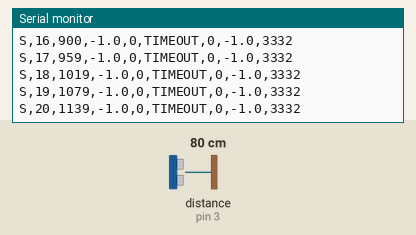
Simulated run of this sketch. Board: Arduino Uno, built with avr-gcc and run on an emulated ATmega328P. Parts: the last lines printed to the serial monitor. Wiring (inferred from the names in the program): ultrasonic range finder: trigger pin 2; echo pin 3. The test bench sets the inputs (shaded band); at power-on: distance to the obstacle (sensor on pin 3) 80 cm. The echo pulse lasts 58.3 µs per cm.

Above: at 1.2 s.
1.3 s: distance to the obstacle (sensor on pin 3) set to 2 cm
At 1.39 s:
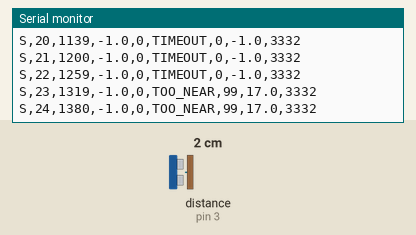
2.8 s: distance to the obstacle (sensor on pin 3) set to 4 cm
At 2.83 s:
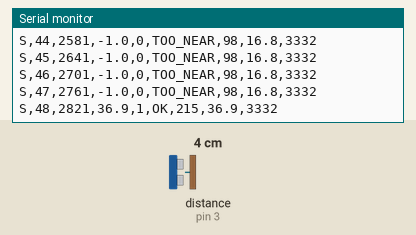
Timing chart, 0 to 5.8 s (numbered marks = the images above; inputs shaded):
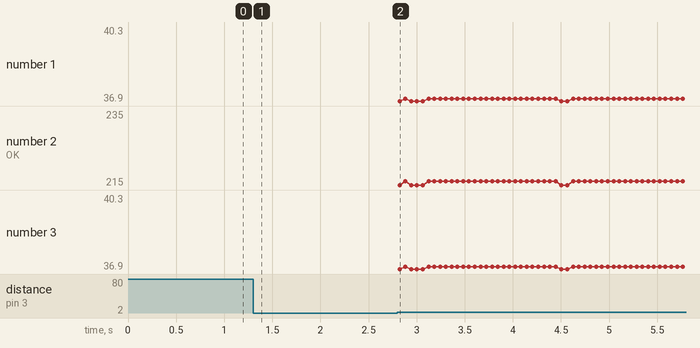

Measured:
- after the input at 1.3 s, the serial monitor: prints a new line at once (image 1)

The sketch:

ultrasonic_sensor.ino
```cpp
// Arduino IDE: Arduino UNO R4 Boards > Arduino UNO R4 WiFi 선택
// HC-SR04: VCC=5V, GND=GND, TRIG=D2, ECHO=D3
#include <Arduino.h>

constexpr uint8_t TRIG_PIN = 2;
constexpr uint8_t ECHO_PIN = 3;
constexpr uint32_t SERIAL_BAUD = 115200;
constexpr uint32_t PERIOD_US = 60000;  // 초기 측정 시작 간격: 약 60 ms
constexpr float SOUND_MM_PER_US = 0.343f;  // 약 20도 기준, 온도 보정 미적용
constexpr float MIN_DISTANCE_MM = 20.0f;
// 실측 전 임시 수집 창: 300 mm 빔 + 센서 장착 여유. 안전/중앙 거리 아님.
constexpr float MAX_DISTANCE_MM = 400.0f;
constexpr uint32_t ECHO_TIMEOUT_US =
    static_cast<uint32_t>(MAX_DISTANCE_MM * 2.0f / SOUND_MM_PER_US) + 1000;

uint32_t previousStartUs = 0;
uint32_t sequence = 0;

void setup() {
  pinMode(TRIG_PIN, OUTPUT);
  pinMode(ECHO_PIN, INPUT);
  digitalWrite(TRIG_PIN, LOW);
  Serial.begin(SERIAL_BAUD);
  // USB 연결을 무한 대기하지 않는다. 재연결 시 PC에서 새 스트림으로 처리.
  previousStartUs = micros() - PERIOD_US;
}

void loop() {
  const uint32_t nowUs = micros();
  // 부호 없는 차감으로 micros() 오버플로 처리. 지연 후 몰아서 측정하지 않음.
  if (static_cast<uint32_t>(nowUs - previousStartUs) < PERIOD_US) return;
  previousStartUs = nowUs;
  const uint32_t measuredAtMs = millis();  // 에코 완료가 아닌 트리거 시작 시각
  ++sequence;

  digitalWrite(TRIG_PIN, LOW);
  delayMicroseconds(2);
  digitalWrite(TRIG_PIN, HIGH);
  delayMicroseconds(10);
  digitalWrite(TRIG_PIN, LOW);
  const unsigned long echoUs = pulseIn(ECHO_PIN, HIGH, ECHO_TIMEOUT_US);
  const float distanceMm = echoUs * SOUND_MM_PER_US / 2.0f;
  const bool valid = echoUs != 0 && distanceMm >= MIN_DISTANCE_MM &&
                     distanceMm <= MAX_DISTANCE_MM;
  const char* status = echoUs == 0 ? "TIMEOUT" :
      (distanceMm < MIN_DISTANCE_MM ? "TOO_NEAR" :
      (distanceMm > MAX_DISTANCE_MM ? "TOO_FAR" : "OK"));

  if (Serial) {
    // 앞 5필드는 기존과 동일. 뒤에 원인/에코폭/원시거리/타임아웃을 추가.
    // 무효 원시거리는 진단 전용이며 PID 측정값으로 사용하지 않는다.
    Serial.print("S,");
    Serial.print(sequence);
    Serial.print(',');
    Serial.print(measuredAtMs);
    Serial.print(',');
    Serial.print(valid ? distanceMm : -1.0f, 1);
    Serial.print(',');
    Serial.print(valid ? 1 : 0);
    Serial.print(',');
    Serial.print(status);
    Serial.print(',');
    Serial.print(echoUs);
    Serial.print(',');
    Serial.print(echoUs == 0 ? -1.0f : distanceMm, 1);
    Serial.print(',');
    Serial.println(ECHO_TIMEOUT_US);
  }
}
```
